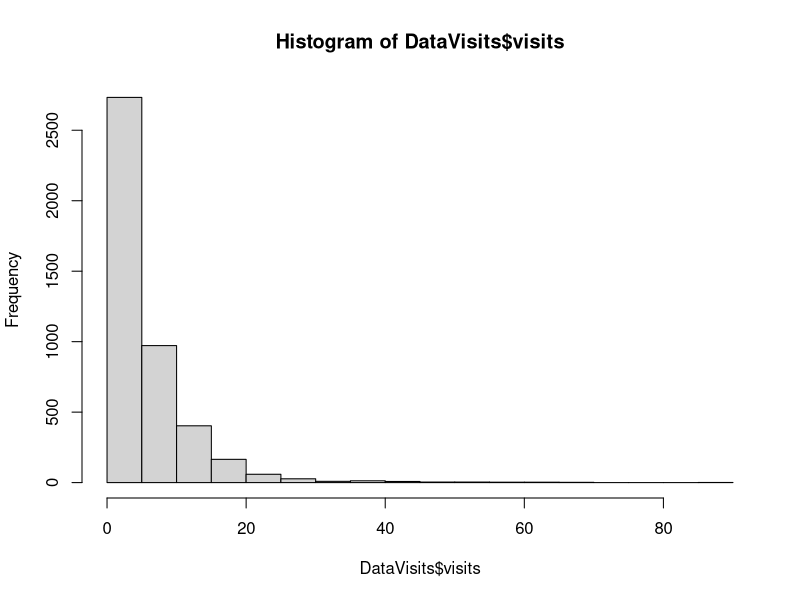

Generate this figure with R:
###Assignment  1 
###Instructor: Prof. Gunnar Heins 
###Student:    C.H.(Chenhui Lu)
###UFID:       76982846

##4
library(AER)
library(data.table)

##5
data("NMES1988",package = "AER") #Imput the data
DataVisits <- as.data.table(NMES1988) # convert the data to data.table

##6
DataVisits$visits #selet each (sepcific) variable
mean(DataVisits$visits) #compute the mean of sepcific varibale: 5.774399
max(DataVisits$visits) #show the maximum of sepcific variable: 89
hist(DataVisits$visits) #plot the histogram of sepcific variable

##7
mean(DataVisits$age) # 7.402406
min(DataVisits$age) # 6.6
#Q: What does this tell you about the type of households the study focused on?
#A: This study focued on the elder households, with average age of 74.02 and minimum age of 66

##8
summary(DataVisits) #summarize the details of Datavisits
#Q: What does the summary() function do?
#A: This function will summarize the details of each variables in 6 fields: 1.Minimum. 2.1st Quator. 3.Median. 4. Mean. 5.3rd Quator. 6.Maximum. different fields of dummy variables.
#Q: How many people have insurance in the sample?
#A: 3421
#Q: How many medicaid?
#A: 402

##9
DataVisits_ins <- DataVisits[insurance == "yes"] # select the group of sample who has the insurance
#Q: Do households with insurance go to the doctor more or less often on average compared to the full sample?
mean(DataVisits_ins$visits) # 6.02
#A: 6.02 > 5.77 Thus, the insured sample group visits the doctor more frequently compared to the full sample

##10
DataVisits_med <- DataVisits[medicaid == "yes"] # select the group of sample with medicaid.
#Q: Do these households visit their doctor more or less often compared to the full sample?
mean(DataVisits_med$visits) # 6.71
#A: 6.71 > 5.77 Thus, the group of sample with medicaid visits the doctor more frequently.

##11
DataVisits$age = DataVisits$age * 10
mean(DataVisits$age)
#Q: What does this line do?
#A: Make the age variable to show the real age of each individuals (previous number * 10), since the previous age variable show the really age / 10.

##12
DataVisits$income <- DataVisits$income * 10000 # Make the income variable to show the real income of each individuals
#Q: How many households with an annual income above $30,000 have insurance?
DataVisits_high_inc <- DataVisits[income > 30000] #only keep the sample whose income above 30000
summary(DataVisits_high_inc$insurance) # show the details of sample on ownership of insurance
#  no  yes 
#  150 1034 
#A: 1034
#Q: How many have medicaid?
summary(DataVisits_high_inc$medicaid) # show the details of sample on ownership of medicaid
#  no  yes 
#  1151   33 
#A: 33


##13
reg <- lm(visits ~ insurance + medicaid, data = DataVisits) # regression visits on insurance and medicaid
summary(reg) #summarize results of regression
#                Estimate Std. Error t value Pr(>|t|)    
#  (Intercept)    4.1093     0.2549  16.122  < 2e-16 ***
#  insuranceyes   1.8718     0.2761   6.779 1.37e-11 ***
#  medicaidyes    2.3206     0.3995   5.808 6.75e-09 ***

#Q: Are the results of this regression qualitatively in line with your findings in (9) and (10)?
#A: Yes they are. Form the results of regression, The possession of insurance and medicaid is indeed significantly positively correlated with the frequency of individual visits to the doctor.

##14
reg <- lm(visits ~ insurance + medicaid + health, data = DataVisits)# regression visits on insurance, medicaid and health
summary(reg)#summarize results of regression
#                Estimate Std. Error t value Pr(>|t|)    
#  (Intercept)       3.6931     0.2569  14.377  < 2e-16 ***
#  insuranceyes      2.1113     0.2714   7.779 9.06e-15 ***
#  medicaidyes       1.7932     0.3938   4.554 5.42e-06 ***
#  healthpoor        3.5043     0.3051  11.485  < 2e-16 ***
#  healthexcellent  -2.0850     0.3729  -5.591 2.40e-08 ***

#Q: Show that the results change only little if you also include the variable health in the above regression.
#A: By comparison, after adding the variable of "health",  the coefficients form #13 and #14 related to insuranceyes adn medicaidyes show similar pattern, positive with only little difference.

##15
reg <- lm(visits ~ insurance + medicaid + health + age + income + school, data = DataVisits)# regression visits on insurance, medicaid, health, age, income, and education levels
summary(reg)#summarize results of regression
#                   Estimate Std. Error t value Pr(>|t|)    
#  (Intercept)      2.762e+00  1.258e+00   2.196   0.0282 *  
#  insuranceyes     1.763e+00  2.784e-01   6.332 2.66e-10 ***
#  medicaidyes      2.067e+00  3.967e-01   5.210 1.98e-07 ***
#  healthpoor       3.672e+00  3.065e-01  11.982  < 2e-16 ***
#  healthexcellent -2.196e+00  3.730e-01  -5.888 4.20e-09 ***
#  age             -5.827e-03  1.587e-02  -0.367   0.7134    
#  income          -2.647e-06  3.528e-06  -0.750   0.4531    
#  school           1.615e-01  2.930e-02   5.512 3.74e-08 ***

#Q: Very briefly describe how they affect the coefficients on insurance, medicaid, and health.
#A: By comparison, the coefficents shows small decreases in variables of insurance, medicaid, healthexcellent, while, small increases in healthpoor. Moreover, Insurance, Medicaid and health are still showing significant.

#Q: Why do you think R reports e.g. the coefficient on insurance as insuranceyes, but does not do so for age, income, and school? 
#A: Since insurance is a dummy variable, which means this variable only shows binary value (0 for no or 1 or yes, for example). However, variables of age, income, and school are continuous variables, can be used and regressed directly.

#Q: And why does it report two coefficients for health?
#A: Since health is a dummy variable with three categories: Excellent, Average, and Poor. We splited health into two dummy variables: 1. poor or not (average), and 2. excellent or not (average). Then used these 2 dummy variables for regression. Therefore, we can find two names of dummy variables: healthpoor and healthexcellent.
